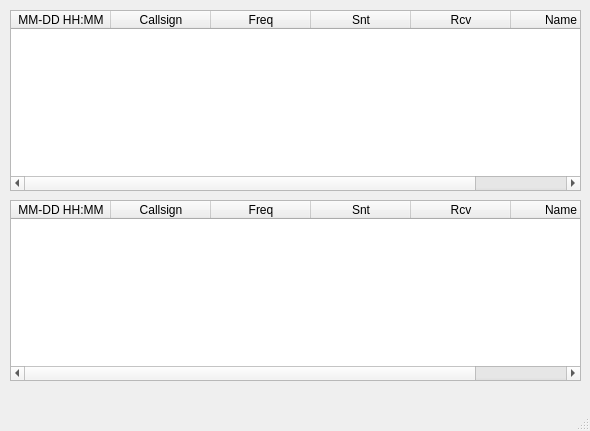
<?xml version="1.0" encoding="UTF-8"?>
<ui version="4.0">
 <class>LogContentWindow</class>
 <widget class="QMainWindow" name="LogContentWindow">
  <property name="geometry">
   <rect>
    <x>0</x>
    <y>0</y>
    <width>590</width>
    <height>431</height>
   </rect>
  </property>
  <property name="windowTitle">
   <string>MainWindow</string>
  </property>
  <widget class="QWidget" name="centralwidget">
   <widget class="QTableWidget" name="tableMain">
    <property name="geometry">
     <rect>
      <x>10</x>
      <y>10</y>
      <width>571</width>
      <height>181</height>
     </rect>
    </property>
    <column>
     <property name="text">
      <string>MM-DD HH:MM</string>
     </property>
    </column>
    <column>
     <property name="text">
      <string>Callsign</string>
     </property>
    </column>
    <column>
     <property name="text">
      <string>Freq</string>
     </property>
    </column>
    <column>
     <property name="text">
      <string>Snt</string>
     </property>
    </column>
    <column>
     <property name="text">
      <string>Rcv</string>
     </property>
    </column>
    <column>
     <property name="text">
      <string>Name</string>
     </property>
    </column>
   </widget>
   <widget class="QTableWidget" name="tableFiltered">
    <property name="geometry">
     <rect>
      <x>10</x>
      <y>200</y>
      <width>571</width>
      <height>181</height>
     </rect>
    </property>
    <column>
     <property name="text">
      <string>MM-DD HH:MM</string>
     </property>
    </column>
    <column>
     <property name="text">
      <string>Callsign</string>
     </property>
    </column>
    <column>
     <property name="text">
      <string>Freq</string>
     </property>
    </column>
    <column>
     <property name="text">
      <string>Snt</string>
     </property>
    </column>
    <column>
     <property name="text">
      <string>Rcv</string>
     </property>
    </column>
    <column>
     <property name="text">
      <string>Name</string>
     </property>
    </column>
   </widget>
  </widget>
  <widget class="QMenuBar" name="menubar">
   <property name="geometry">
    <rect>
     <x>0</x>
     <y>0</y>
     <width>590</width>
     <height>21</height>
    </rect>
   </property>
  </widget>
  <widget class="QStatusBar" name="statusbar"/>
 </widget>
 <resources/>
 <connections/>
</ui>
